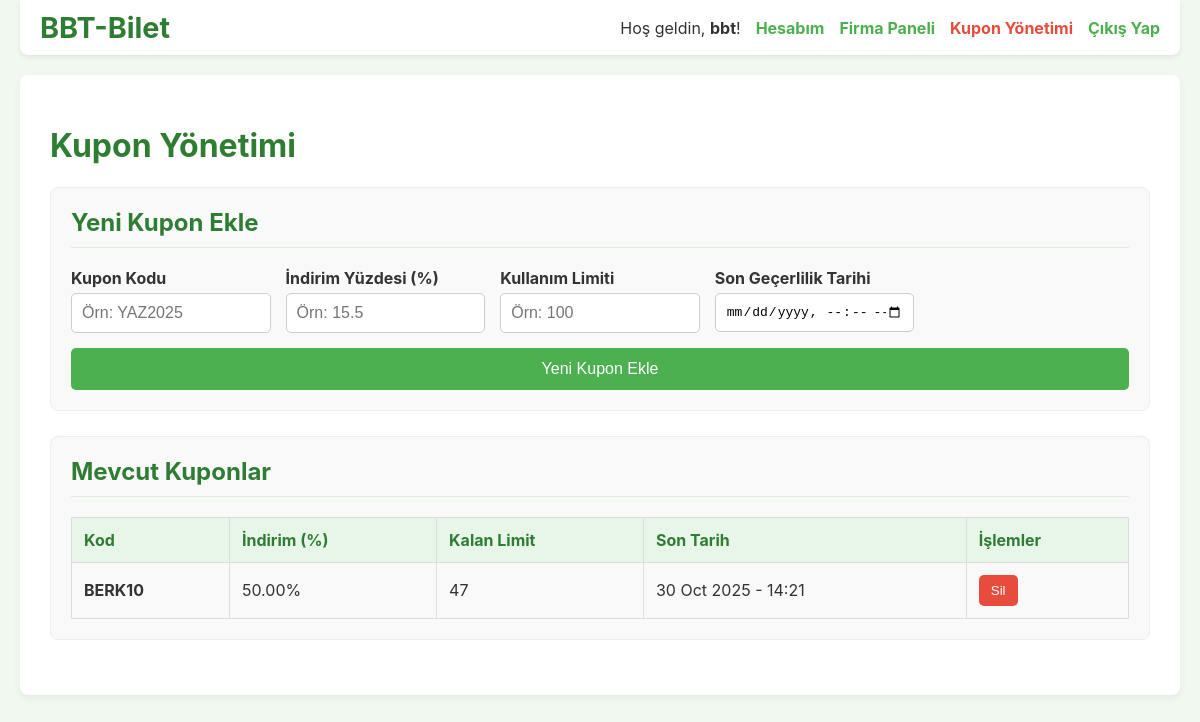
/coupon_management.php (signed in), run on the app's committed database.
### tables this page shows
CREATE TABLE Coupons (
    id INTEGER PRIMARY KEY AUTOINCREMENT,
    uuid TEXT DEFAULT (uuid()) NOT NULL UNIQUE,
    code TEXT NOT NULL UNIQUE,
    discount REAL NOT NULL,
    company_id INTEGER, -- Eğer null ise tüm şirketler için geçerli
    usage_limit INTEGER NOT NULL,
    expire_date TEXT NOT NULL, -- DATE
    created_at TEXT DEFAULT (strftime('%Y-%m-%d %H:%M:%S', 'now', 'localtime')),
    FOREIGN KEY (company_id) REFERENCES Bus_Company(id) ON DELETE CASCADE
);

### functions.php (called while the page is built, shortened)
<?php
function getCoupons(PDO $pdo, string $user_role, ?int $company_id): array
{
    $sql = "SELECT C.*, BC.name AS company_name FROM Coupons AS C LEFT JOIN Bus_Company AS BC ON C.company_id = BC.id";
    $params = [];
    if ($user_role === 'company_admin' && $company_id) {
        $sql .= " WHERE C.company_id = :company_id";
        $params[':company_id'] = $company_id;
    }
    $sql .= " ORDER BY C.created_at DESC";
    $stmt = $pdo->prepare($sql);
    $stmt->execute($params);
    return $stmt->fetchAll();
}
?>

### coupon_management.php (the view, shortened to what this page needs)
<?php
require_once 'functions.php';
$user_role = $_SESSION['user_role'];
$company_id = $_SESSION['user_company_id'] ?? null;
$coupons = getCoupons($pdo, $user_role, $company_id);
?>
<!DOCTYPE html>
<html lang="tr">
<head>
</head>
<body>
    <div class="top-nav">
        <a href="index.php" class="logo">BBT-Bilet</a>
        <div class="user-info">
            <span>Hoş geldin, <strong><?= htmlspecialchars($_SESSION['user_fullname'] ?? 'Misafir') ?></strong>!</span>
            <?php if (isset($_SESSION['user_role'])): ?>
                <?php if ($_SESSION['user_role'] == 'user'): ?>
                    <a href="account.php">Hesabım</a>
                    <span>Bakiye: <strong><?= number_format($_SESSION['user_balance'] ?? 0, 2) ?> TL</strong></span>
                <?php elseif ($_SESSION['user_role'] == 'admin'): ?>
                    <a href="admin_panel.php">Admin Paneli</a>
                    <a href="coupon_management.php" style="color: #e74c3c; font-weight: bold;">Kupon Yönetimi</a>
                <?php elseif ($_SESSION['user_role'] == 'company_admin'): ?>
                    <a href="account.php">Hesabım</a>
                    <a href="company_admin_panel.php">Firma Paneli</a>
                    <a href="coupon_management.php" style="color: #e74c3c; font-weight: bold;">Kupon Yönetimi</a>
                <?php endif; ?>
            <?php endif; ?>
            <a href="logout.php">Çıkış Yap</a>
        </div>
    </div>
    <div class="container">
        <h1>Kupon Yönetimi</h1>
        <div class="management-section">
            <h2>Yeni Kupon Ekle</h2>
            <form action="coupon_management.php" method="POST" class="coupon-form">
                <div class="form-group">
                    <label for="code">Kupon Kodu</label>
                    <input type="text" id="code" name="code" required placeholder="Örn: YAZ2025">
                </div>
                <div class="form-group">
                    <label for="discount">İndirim Yüzdesi (%)</label>
                    <input type="number" step="0.01" id="discount" name="discount" required placeholder="Örn: 15.5">
                </div>
                <div class="form-group">
                    <label for="usage_limit">Kullanım Limiti</label>
                    <input type="number" id="usage_limit" name="usage_limit" required placeholder="Örn: 100">
                </div>
                <div class="form-group">
                    <label for="expire_date">Son Geçerlilik Tarihi</label>
                    <input type="datetime-local" id="expire_date" name="expire_date" required>
                </div>
                <button type="submit" name="add_coupon">Yeni Kupon Ekle</button>
            </form>
        </div>
        <div class="management-section">
            <h2>Mevcut Kuponlar</h2>
            <table class="coupon-table">
                <thead>
                    <tr>
                        <th>Kod</th>
                        <th>İndirim (%)</th>
                        <th>Kalan Limit</th>
                        <th>Son Tarih</th>
                        <th>İşlemler</th>
                    </tr>
                </thead>
                <tbody>
                    <?php foreach ($coupons as $coupon): ?>
                        <tr>
                            <td><strong><?= htmlspecialchars($coupon['code']) ?></strong></td>
                            <td><?= number_format($coupon['discount'], 2) ?>%</td>
                            <td><?= $coupon['usage_limit'] ?></td>
                            <td><?= date('d M Y - H:i', strtotime($coupon['expire_date'])) ?></td>
                            <td>
                                <form action="coupon_management.php" method="POST" onsubmit="return confirm('Bu kuponu silmek istediğinizden emin misiniz?');">
                                    <button type="submit" name="delete_coupon" class="delete-button">Sil</button>
                                </form>
                            </td>
                        </tr>
                    <?php endforeach; ?>
                </tbody>
            </table>
        </div>
    </div>
</body>
</html>

### coupon_management.php (style rules this page uses)
body { font-family: -apple-system, BlinkMacSystemFont, "Segoe UI", Roboto, "Helvetica Neue", Arial, sans-serif; background-color: #f0f8f0; color: #333; margin: 0; padding: 20px; }
.top-nav { background-color: #fff; padding: 10px 20px; box-shadow: 0 2px 5px rgba(0,0,0,0.08); max-width: 1200px; margin: -20px auto 20px auto; border-radius: 0 0 8px 8px; display: flex; justify-content: space-between; align-items: center; }
.top-nav .logo { font-size: 1.8em; font-weight: bold; color: #2e7d32; text-decoration: none; }
.top-nav .user-info { display: flex; align-items: center; gap: 15px; }
.top-nav a { color: #4CAF50; text-decoration: none; font-weight: bold; }
.container { max-width: 1200px; margin: 0 auto; background-color: #fff; padding: 30px; border-radius: 8px; box-shadow: 0 4px 10px rgba(0,0,0,0.05); }
h1 { color: #2e7d32; text-align: left; }
.management-section { background-color: #f9f9f9; padding: 20px; border-radius: 8px; margin-bottom: 25px; border: 1px solid #eee; }
.management-section h2 { margin-top: 0; color: #2e7d32; border-bottom: 1px solid #dceddc; padding-bottom: 10px; }
.coupon-form { display: grid; grid-template-columns: repeat(auto-fit, minmax(180px, 1fr)); gap: 15px; }
.coupon-form .form-group { display: flex; flex-direction: column; }
.coupon-form label { margin-bottom: 5px; font-weight: bold; }
.coupon-form input, .coupon-form select { padding: 10px; border: 1px solid #ccc; border-radius: 5px; box-sizing: border-box; font-size: 1em; }
.coupon-form button { background-color: #4CAF50; color: white; border: none; border-radius: 5px; cursor: pointer; font-size: 1em; padding: 12px; grid-column: 1 / -1; }
.coupon-table { width: 100%; border-collapse: collapse; margin-top: 20px; }
.coupon-table th, .coupon-table td { border: 1px solid #ddd; padding: 12px; text-align: left; vertical-align: middle; }
.coupon-table th { background-color: #e8f5e9; color: #2e7d32; }
.coupon-table .delete-button { background-color: #e74c3c; color: white; border: none; padding: 8px 12px; border-radius: 5px; cursor: pointer; }

### data on the page
coupons: code "BERK10", discount "50.00", usage_limit "47", expire_date "30 Oct 2025 - 14:21"

### other printed values
$_SESSION['user_fullname'] "bbt"
